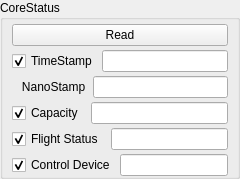
                <widget class="QGroupBox" name="groupBox_23">
                 <property name="maximumSize">
                  <size>
                   <width>16777215</width>
                   <height>16777215</height>
                  </size>
                 </property>
                 <property name="title">
                  <string>CoreStatus</string>
                 </property>
                 <layout class="QVBoxLayout" name="verticalLayout">
                  <property name="spacing">
                   <number>4</number>
                  </property>
                  <property name="leftMargin">
                   <number>9</number>
                  </property>
                  <property name="topMargin">
                   <number>4</number>
                  </property>
                  <property name="rightMargin">
                   <number>9</number>
                  </property>
                  <property name="bottomMargin">
                   <number>0</number>
                  </property>
                  <item>
                   <layout class="QHBoxLayout" name="horizontalLayout_57">
                    <item>
                     <widget class="QPushButton" name="btn_coreRead">
                      <property name="text">
                       <string>Read</string>
                      </property>
                     </widget>
                    </item>
                   </layout>
                  </item>
                  <item>
                   <layout class="QHBoxLayout" name="horizontalLayout_115">
                    <item>
                     <widget class="QCheckBox" name="cb_coreTimeStamp">
                      <property name="text">
                       <string>TimeStamp</string>
                      </property>
                      <property name="checked">
                       <bool>true</bool>
                      </property>
                      <property name="autoRepeat">
                       <bool>false</bool>
                      </property>
                      <property name="autoExclusive">
                       <bool>false</bool>
                      </property>
                     </widget>
                    </item>
                    <item>
                     <widget class="QLineEdit" name="le_coreTimeStamp">
                      <property name="readOnly">
                       <bool>true</bool>
                      </property>
                     </widget>
                    </item>
                   </layout>
                  </item>
                  <item>
                   <layout class="QHBoxLayout" name="horizontalLayout_116">
                    <item>
                     <widget class="QLabel" name="label_14">
                      <property name="text">
                       <string>   NanoStamp </string>
                      </property>
                     </widget>
                    </item>
                    <item>
                     <widget class="QLineEdit" name="le_coreNanoStamp">
                      <property name="readOnly">
                       <bool>true</bool>
                      </property>
                     </widget>
                    </item>
                   </layout>
                  </item>
                  <item>
                   <layout class="QHBoxLayout" name="horizontalLayout_95">
                    <item>
                     <widget class="QCheckBox" name="cb_coreCapacity">
                      <property name="text">
                       <string>Capacity </string>
                      </property>
                      <property name="checked">
                       <bool>true</bool>
                      </property>
                     </widget>
                    </item>
                    <item>
                     <widget class="QLineEdit" name="le_coreCapacity">
                      <property name="readOnly">
                       <bool>true</bool>
                      </property>
                     </widget>
                    </item>
                   </layout>
                  </item>
                  <item>
                   <layout class="QHBoxLayout" name="horizontalLayout_111">
                    <item>
                     <widget class="QCheckBox" name="cb_coreFlightStatus">
                      <property name="text">
                       <string>Flight Status </string>
                      </property>
                      <property name="checked">
                       <bool>true</bool>
                      </property>
                     </widget>
                    </item>
                    <item>
                     <widget class="QLineEdit" name="le_coreFlightStatus">
                      <property name="readOnly">
                       <bool>true</bool>
                      </property>
                     </widget>
                    </item>
                   </layout>
                  </item>
                  <item>
                   <layout class="QHBoxLayout" name="horizontalLayout_113">
                    <item>
                     <widget class="QCheckBox" name="cb_coreControlDevice">
                      <property name="text">
                       <string>Control Device</string>
                      </property>
                      <property name="checked">
                       <bool>true</bool>
                      </property>
                     </widget>
                    </item>
                    <item>
                     <widget class="QLineEdit" name="le_coreControlDevice">
                      <property name="readOnly">
                       <bool>true</bool>
                      </property>
                     </widget>
                    </item>
                   </layout>
                  </item>
                 </layout>
                </widget>
